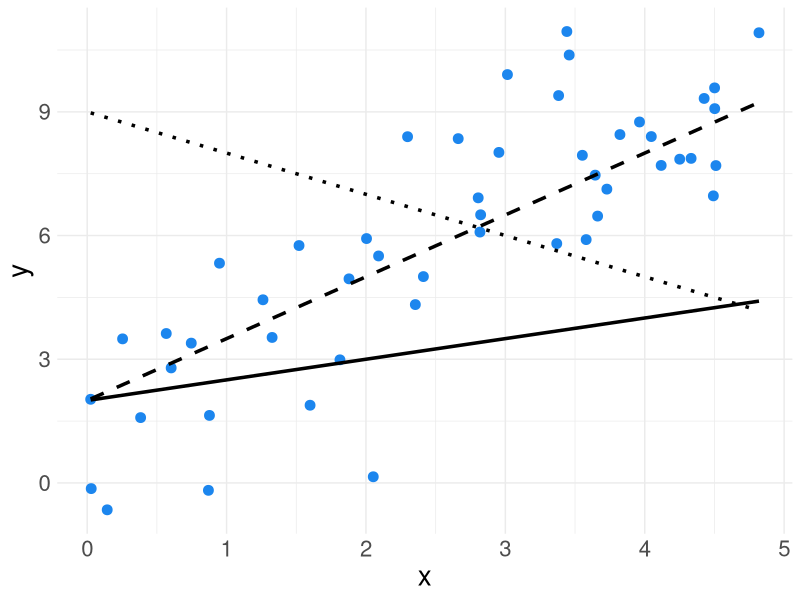
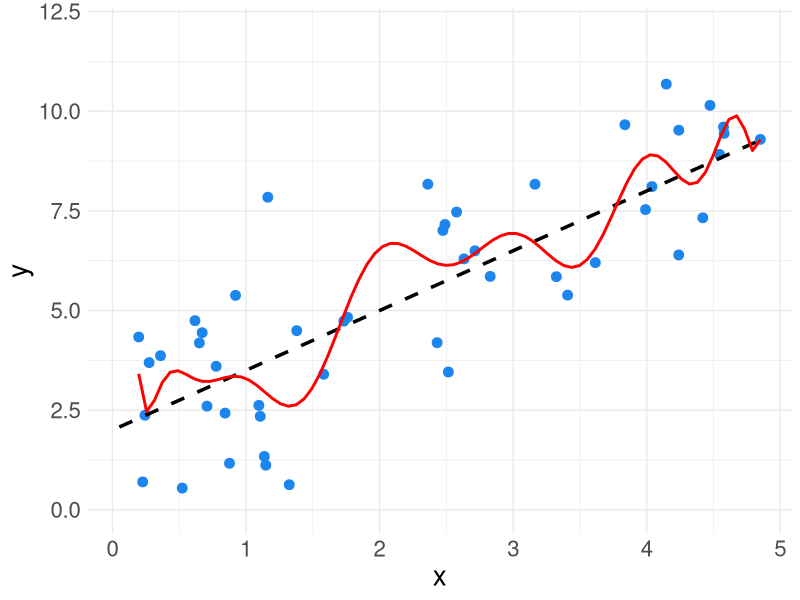
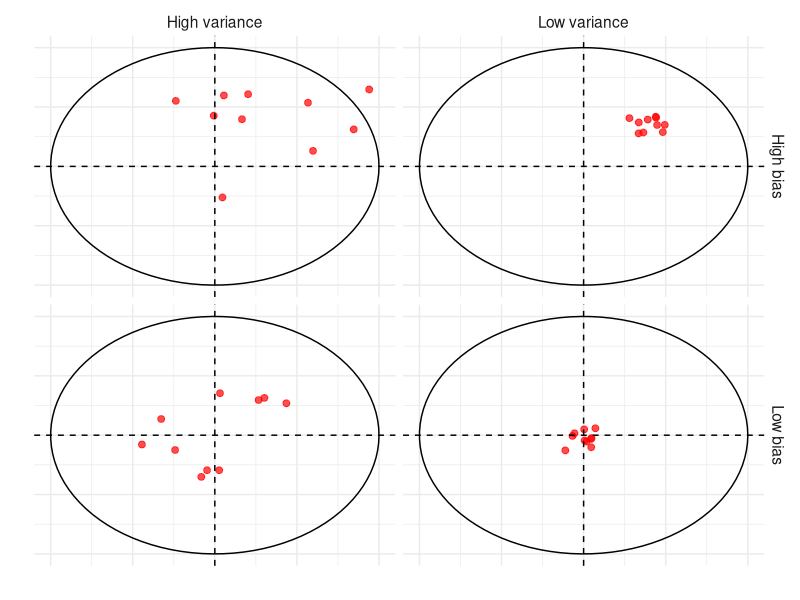
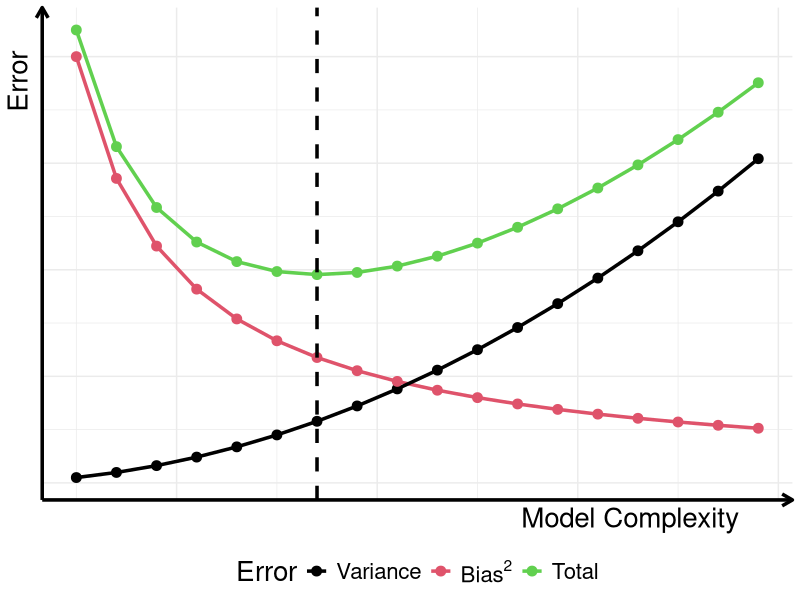
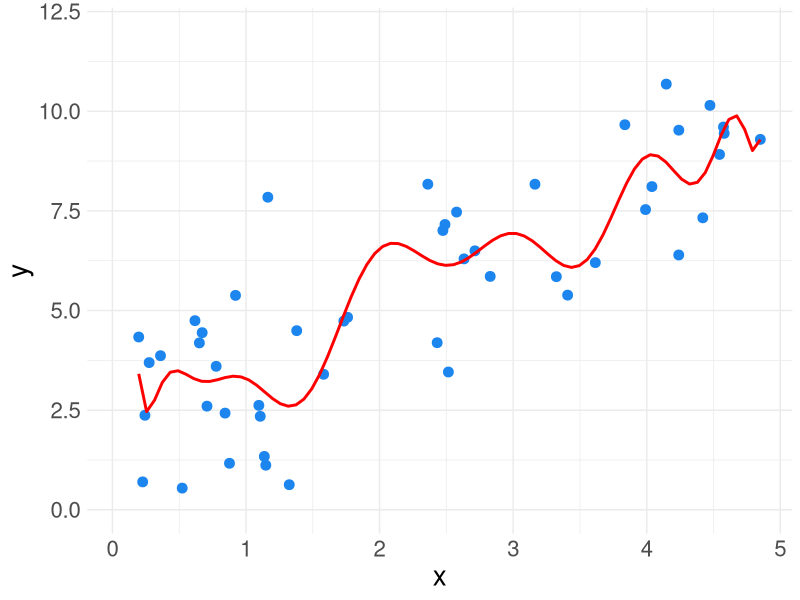
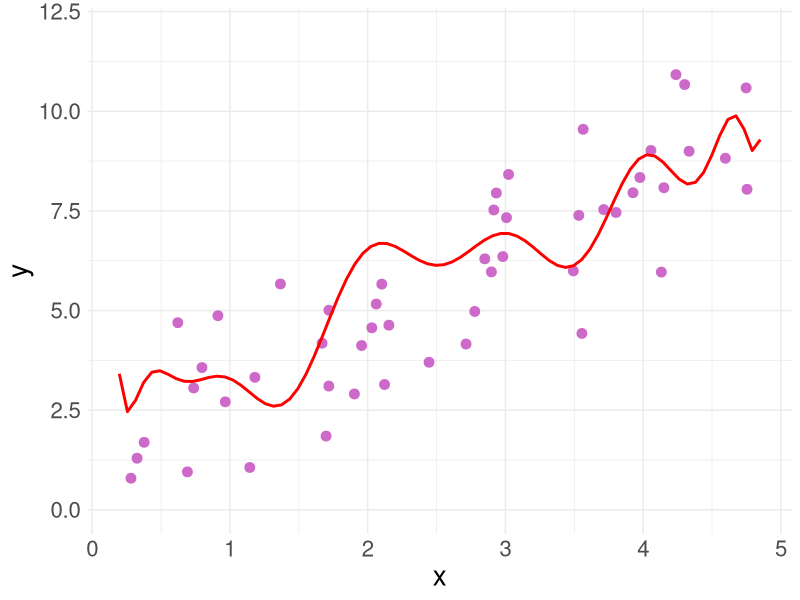
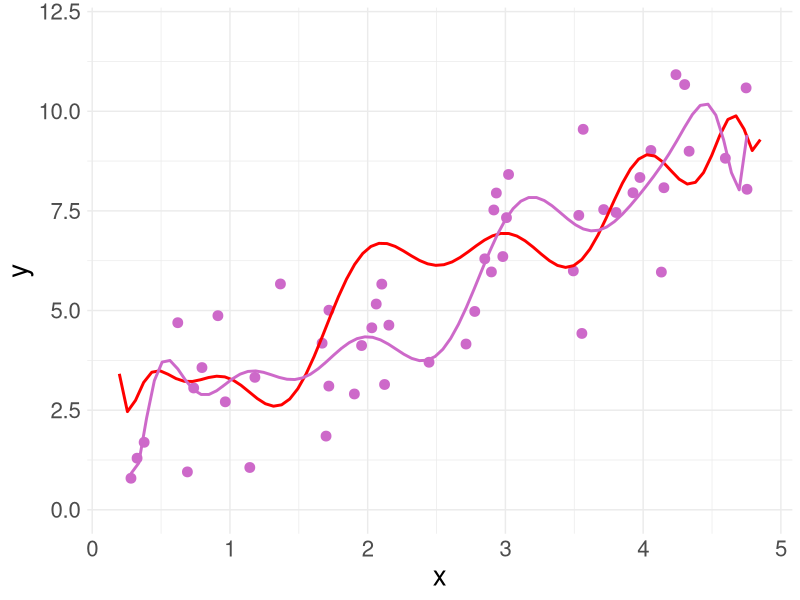
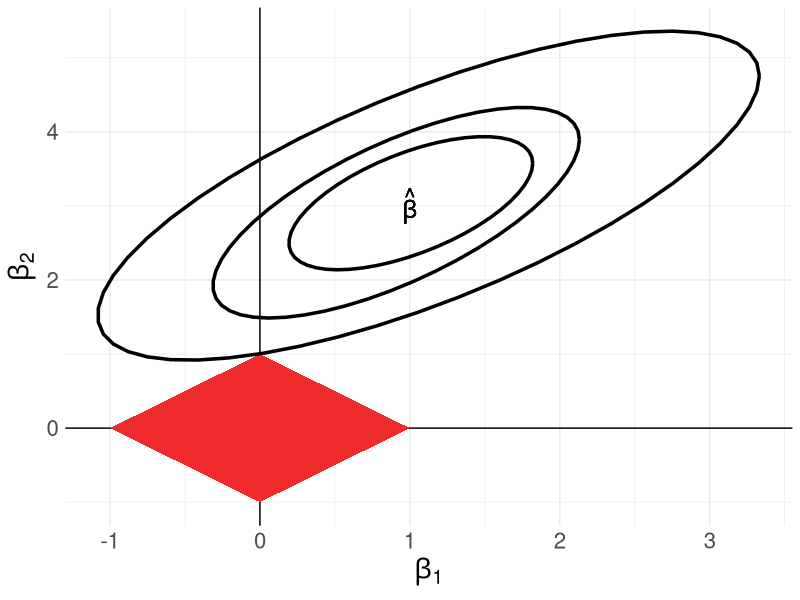

The R script that drew these images, in order:
## ---- chunk 1
knitr::opts_chunk$set(echo = FALSE)
library(tidyverse)
## ---- chunk 2

plot_data <- data.frame(x = runif(50,0,5))
plot_data$y <- 2 + 1.5*plot_data$x + rnorm(nrow(plot_data),0,1.5)

ggplot(plot_data, aes(x = x, y = y)) +
  geom_point(color = "dodgerblue2", size = 3) +
  stat_function(fun = function(x) 0.5*x+2, linetype = "solid", size = 1.2) + 
  stat_function(fun = function(x) 9-x, linetype = "dotted", size = 1.2) +
  stat_function(fun = function(x) 2+1.5*x, linetype = "dashed", size = 1.2) +
  theme_minimal() +
  theme(text = element_text(size = 20))

## ---- chunk 3

plot_data <- data.frame(x = runif(50,0,5))
plot_data$y <- 2 + 1.5*plot_data$x + rnorm(nrow(plot_data),0,1.5)

ggplot(plot_data, aes(x = x, y = y)) +
  geom_point(color = "dodgerblue2", size = 3) +
  # stat_function(fun = function(x) 0.5*x+2, linetype = "solid", size = 1.2) + 
  # stat_function(fun = function(x) 9-x, linetype = "dashed", size = 1.2) +
  stat_function(fun = function(x) 2+1.5*x, size = 1.2, color = "black", linetype = "dashed") +
  geom_smooth(method = lm, formula = y ~ poly(x, 14), se=FALSE, color = "red") + 
  ylim(0,12) +
  theme_minimal() +
  theme(text = element_text(size = 20))

## ---- chunk 4

circleFun <- function(center = c(0,0),diameter = 1, npoints = 100){
    r = diameter / 2
    tt <- seq(0,2*pi,length.out = npoints)
    xx <- center[1] + r * cos(tt)
    yy <- center[2] + r * sin(tt)
    return(data.frame(x = xx, y = yy))
}

c1 <- circleFun(c(0,0)) %>% mutate(bias = "High bias", variance = "High variance")
c2 <- circleFun(c(0,0)) %>% mutate(bias = "Low bias", variance = "High variance")
c3 <- circleFun(c(0,0)) %>% mutate(bias = "High bias", variance = "Low variance")
c4 <- circleFun(c(0,0)) %>% mutate(bias = "Low bias", variance = "Low variance")

set.seed(89)
hbhv <- data.frame(x = rnorm(10,0.2,0.14),
                   y = rnorm(10,0.2,0.14),
                   bias = "High bias", variance = "High variance")

hblv <- data.frame(x = rnorm(10,0.2,0.03),
                   y = rnorm(10,0.2,0.03),
                   bias = "High bias", variance = "Low variance")

lbhv <- data.frame(x = rnorm(10,0,0.14),
                   y = rnorm(10,0,0.14),
                   bias = "Low bias", variance = "High variance")

lblv <- data.frame(x = rnorm(10,0,0.03),
                   y = rnorm(10,0,0.03),
                   bias = "Low bias", variance = "Low variance")

points_df <- rbind(hbhv, hblv, lbhv, lblv)

ggplot(rbind(c1,c2,c3,c4),aes(x,y)) + 
  geom_path() + 
  geom_point(data = points_df, aes(x = x, y = y), size = 2, color = "red", alpha = 0.7) +
  geom_hline(yintercept = 0, linetype = "dashed") +
  geom_vline(xintercept = 0, linetype = "dashed") +
  facet_grid(bias ~ variance) +
  xlim(-0.5,0.5) + ylim(-0.5,0.5) +
  labs(x = "", y = "") +
  theme_minimal() +
  theme(text = element_text(size = 14),
        axis.ticks = element_blank(),
        axis.text = element_blank())
  
## ---- chunk 5

err_df <- data.frame(complexity = seq(0.5,4,by = 0.2))
err_df$var <- 0.1*err_df$complexity^2
err_df$bias2 <- 1/(err_df$complexity)
err_df$total <- err_df$var + err_df$bias2 + 0.1

err_labs <- list("Variance",bquote("Bias"^2),"Total")

err_df %>% 
  pivot_longer(-complexity) %>% 

ggplot(aes(x = complexity, y = value, color = name)) +
  geom_line(size = 1.2) +
  geom_point(size = 3) +
  geom_vline(xintercept = 1.7, linetype = "dashed", size = 1.2) + 
  scale_colour_manual(values=1:3,breaks=c("var","bias2","total"),
                      labels=err_labs) + 
  labs(x = "Model Complexity", y = "Error",color = "Error") + 
  theme_minimal() +
    theme(legend.position = "bottom",
          axis.text = element_blank(),
          axis.line = element_line(arrow = grid::arrow(length = unit(0.3, "cm"), 
                                                       ends = "last"),
                                   size = 1.2),
          axis.title = element_text(hjust = 0.9),
          text = element_text(size = 20))

## ---- chunk 6

ggplot(plot_data, aes(x = x, y = y)) +
  geom_point(color = "dodgerblue2", size = 3) +
  geom_smooth(method = lm, formula = y ~ poly(x, 14), se=FALSE, color = "red") + 
  ylim(0,12) +
  theme_minimal() +
  theme(text = element_text(size = 20))

## ---- chunk 7

set.seed(1037)
new_data <- data.frame(x = runif(50,0,5))
new_data$y <- 2 + 1.5*new_data$x + rnorm(nrow(new_data),0,1.5)

ggplot(plot_data, aes(x = x, y = y)) +
  # geom_point(color = "dodgerblue2", size = 3) +
  geom_point(data = new_data, aes(x = x, y = y), color = "orchid3", size = 3) +
  # stat_function(fun = function(x) 0.5*x+2, linetype = "solid", size = 1.2) + 
  # stat_function(fun = function(x) 9-x, linetype = "dashed", size = 1.2) +
  # stat_function(fun = function(x) 2+1.5*x, size = 1.2, color = "black", linetype = "dashed") +
  geom_smooth(method = lm, formula = y ~ poly(x, 14), se=FALSE, color = "red") + 
  ylim(0,12) +
  theme_minimal() +
  theme(text = element_text(size = 20))

## ---- chunk 8

ggplot(new_data, aes(x = x, y = y)) +
  # geom_point(color = "dodgerblue2", size = 3) +
  geom_point(color = "orchid3", size = 3) +
  # stat_function(fun = function(x) 0.5*x+2, linetype = "solid", size = 1.2) + 
  # stat_function(fun = function(x) 9-x, linetype = "dashed", size = 1.2) +
  # stat_function(fun = function(x) 2+1.5*x, size = 1.2, linetype = "dashed") +
  geom_smooth(data = plot_data, aes(x = x, y=y), method = lm, formula = y ~ poly(x, 14), se=FALSE, color = "red") + 
  geom_smooth(method = lm, formula = y ~ poly(x, 14), se=FALSE, color = "orchid3") + 
  ylim(0,12) +
  theme_minimal() +
  theme(text = element_text(size = 20))

## ---- chunk 9

library(MASS)

set.seed(89)

ellipse_mkr <- function(mu, sigma) {
  
  n = 100
  Sigma = matrix(c(sigma[1], sigma[2],sigma[2],sigma[1]), nrow=2)
  theta = 180*pi/180 #Angle in radians
  mu2 = c(mu[1]*cos(theta) - mu[2]*sin(theta),mu[2]*cos(theta) + mu[1]*sin(theta))
  rot <-matrix(c(cos(theta),sin(theta),-sin(theta),cos(theta)),nrow=2)
  ols_df <- as.data.frame(mvrnorm(n=n, mu=mu, Sigma=rot %*% Sigma %*% t(rot)))
  
  return(ols_df)
}


constraint_df <- data.frame(beta1 = c(0,1,0,-1),
                            beta2 = c(1,0,-1,0))

ols_df_int <- ellipse_mkr(mu = c(1,3), sigma = 1.15*c(.75,.5))
ols_df_small <- ellipse_mkr(mu = c(1,3), sigma = 0.5*c(.75,.5))
ols_df_smallest <- ellipse_mkr(mu = c(1,3), sigma = 0.2*c(.75,.5))

ggplot(constraint_df, aes(x=beta1, y=beta2)) +
  
  geom_text(x = 1, y = 3, label = expression(hat(beta)), fontface = "bold", size = 6) +
  geom_hline(yintercept = 0,) +
  geom_vline(xintercept = 0) + 
  geom_polygon(fill = "firebrick2") +
  stat_ellipse(data = ols_df_int, aes(x = V1, y = V2),
               size = 1.2) +
  stat_ellipse(data = ols_df_small, aes(x = V1, y = V2),
               size = 1.2) +
  stat_ellipse(data = ols_df_smallest, aes(x = V1, y = V2),
               size = 1.2) + 
  labs(x = expression(beta[1]), y = expression(beta[2])) + 
  theme_minimal() + 
  theme(text = element_text(size = 20))
  
## ---- chunk 10

ggplot(data.frame(x = 0)) +
  geom_abline(linetype = "dashed", size = 1.2) +
  stat_function(fun = function(x) {ifelse(x < 1, 0, (x-1))},
                n = 10000,
                size = 1.2, color = "dodgerblue2") + 
  labs(x = expression(hat(beta)[j]^"OLS"),
       y = expression(hat(beta)[j]^"LASSO")) +
  xlim(0,3) + 
  ylim(0,3) + 
  theme_minimal() + 
  theme(text = element_text(size = 20))

## ---- chunk 11

library(MASS)

set.seed(89)

constraint_df <- circleFun(c(0,0), diameter = 2)

ols_df_int <- ellipse_mkr(mu = c(1,3), sigma = 1.15*c(.75,.5))
ols_df_small <- ellipse_mkr(mu = c(1,3), sigma = 0.5*c(.75,.5))
ols_df_smallest <- ellipse_mkr(mu = c(1,3), sigma = 0.2*c(.75,.5))

ggplot(constraint_df, aes(x=x, y=y)) +
  
  geom_text(x = 1, y = 3, label = expression(hat(beta)), fontface = "bold", size = 6) +
  geom_hline(yintercept = 0,) +
  geom_vline(xintercept = 0) + 
  geom_polygon(fill = "firebrick2") + 
  stat_ellipse(data = ols_df_int, aes(x = V1, y = V2),
               size = 1.2) +
  stat_ellipse(data = ols_df_small, aes(x = V1, y = V2),
               size = 1.2) +
  stat_ellipse(data = ols_df_smallest, aes(x = V1, y = V2),
               size = 1.2) + 
  labs(x = expression(beta[1]), y = expression(beta[2])) + 
  theme_minimal() + 
  theme(text = element_text(size = 20)) + 
  xlim(-1.5,3.5) + ylim(-1.5,3.5)
  
## ---- chunk 12

ggplot(data.frame(x = 0)) +
  geom_abline(linetype = "dashed", size = 1.2) +
  stat_function(fun = function(x) 0.5*x,
                n = 10000,
                size = 1.2, color = "orchid2") + 
  labs(x = expression(hat(beta)[j]^"OLS"),
       y = expression(hat(beta)[j]^"Ridge")) +
  xlim(0,3) + 
  ylim(0,3) + 
  theme_minimal() + 
  theme(text = element_text(size = 20))

